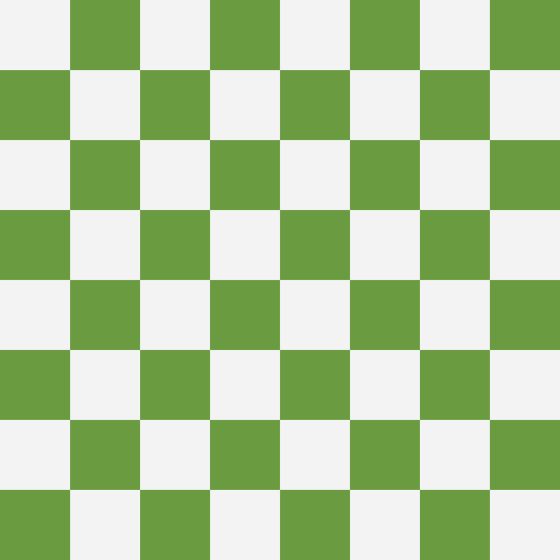
#> input picture dataset/boards/8_bit.png, 1120 x 1120 px (shown at 1/2 size)
$ python -i yolo_detector.py   (imports and definitions only)
#> lines starting #> are read from the running program, lines starting #| are printed output that depends on the picture
#> further down, picture is the input picture: shape (1120, 1120, 3); mean B, G, R 154.5, 199, 174.5
"""
Board Detection – YOLOv8 primary + Classical CV fallback
========================================================

Strategy:
  • **Primary**: Use a YOLOv8 model (``ultralytics`` package) trained or
    fine-tuned to detect chessboards.  The detector returns the single
    highest-confidence bounding box and crops the image.
  • **Fallback**: If no YOLO model is available (or detection fails) we
    use a multi-strategy classical-CV pipeline that is designed to find
    a chessboard even in a full-screen screenshot containing other UI
    elements (browser chrome, sidebars, chat panels, etc.).

    Strategy A – **Checkerboard pattern detection** *(screenshot-safe)*
        Multi-scale scanning that scores candidate square regions by
        how well they exhibit the 8×8 alternating-colour grid pattern
        unique to chessboards.  The best-scoring candidate is returned.

    Strategy B – **Contour + checkerboard validation**
        Find large roughly-square contours, then validate each candidate
        by computing its checkerboard score, picking the one that looks
        most like a real board.

    Strategy C – **Colour-boundary scan**
        Scan inward from each edge to find where the board's alternating
        colours begin – works when the image is *just* the board with a
        thin dark border.

    Strategy D – **Grid-line detection**
        Find Hough lines, cluster intersections, fit the bounding rect.

    Strategy E – **Centre-crop square fallback**
        Extract the largest centred square from the image.

Design notes:
  • ``detect_board`` is the single public API – it dispatches automatically.
  • The classical pipeline now **validates squareness** (aspect 0.85–1.15)
    before accepting a quadrilateral, preventing trapezoid warps.
  • When the image is already nearly square (aspect within 5 %), we
    short-circuit to a simple resize – avoiding distortion from a
    perspective warp that has nothing useful to correct.
  • Checkerboard-pattern scoring makes the detector robust to full-page
    screenshots where the board is only a portion of the image.
"""

from __future__ import annotations

import logging
from dataclasses import dataclass
from typing import Optional, Tuple

import cv2
import numpy as np

log = logging.getLogger(__name__)


# ── Data classes ───────────────────────────────────────────────────────

@dataclass
class BoardDetection:
    """Result of board detection."""
    cropped: np.ndarray          # Cropped & warped board image
    corners: np.ndarray          # 4×2 array of corner coords in original image
    confidence: float            # Detection confidence (1.0 for classical)
    warped: np.ndarray           # Perspective-normalised 512×512 board
    method: str                  # "yolo" | "classical"


WARP_SIZE: int = 512  # Target size after perspective warp


# ── Public API ─────────────────────────────────────────────────────────

def detect_board(
    image: np.ndarray,
    yolo_model_path: Optional[str] = None,
    warp_size: int = WARP_SIZE,
    yolo_conf: float = 0.25,
) -> BoardDetection:
    """Detect and extract the chessboard from an image.

    Parameters
    ----------
    image : np.ndarray
        BGR image image.
    yolo_model_path : str, optional
        Path to a YOLOv8 ``.pt`` weights file.  If provided and the
        ``ultralytics`` package is installed, YOLO detection is attempted
        first.
    warp_size : int
        Side length of the output square image (default 512).
    yolo_conf : float
        Minimum confidence for YOLO detections.

    Returns
    -------
    BoardDetection
    """
    # ---- Try YOLO first ------------------------------------------------
    if yolo_model_path is not None:
        try:
            result = _detect_yolo(image, yolo_model_path, yolo_conf)
            if result is not None:
                corners = result["corners"]
                warped = _warp_or_resize(image, corners, warp_size)
                cropped = result["crop"]
                return BoardDetection(
                    cropped=cropped,
                    corners=corners,
                    confidence=result["confidence"],
                    warped=warped,
                    method="yolo",
                )
        except Exception:
            pass  # fall through to classical

    # ---- Classical fallback --------------------------------------------
    corners, conf = _detect_classical(image)
    warped = _warp_or_resize(image, corners, warp_size)
    cropped = warped.copy()
    return BoardDetection(
        cropped=cropped,
        corners=corners,
        confidence=conf,
        warped=warped,
        method="classical",
    )


# ── YOLO detection ─────────────────────────────────────────────────────

# [30 lines left out: function _detect_yolo, not called in this run]


# ── Classical CV detection (multi-strategy) ────────────────────────────

def _detect_classical(image: np.ndarray) -> Tuple[np.ndarray, float]:
    """Detect board corners using multiple strategies in priority order.

    The pipeline is ordered so that screenshot-friendly strategies run
    first, falling back to simpler heuristics for clean board images.

    Returns (4×2 float32 corners [TL, TR, BR, BL], confidence).
    """
    gray = cv2.cvtColor(image, cv2.COLOR_BGR2GRAY)
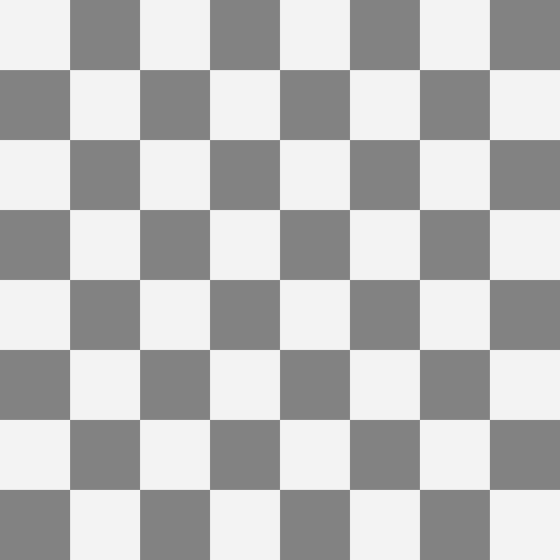
#> gray: shape (1120, 1120) (shown at 1/2 size); min 129, max 243, mean 186.5
    h, w = gray.shape[:2]
#> h = 1120; w = 1120

    # ── Strategy A: checkerboard pattern detection (screenshot-safe) ───
    corners_a = _strategy_checkerboard_pattern(image, gray, h, w)
    if corners_a is not None:
        log.info("Board detected via checkerboard-pattern scan")
        return _order_corners(corners_a), 0.9

    # ── Strategy B: contour + checkerboard validation ──────────────────
    corners_b = _strategy_contour_validated(image, gray, h, w)
    if corners_b is not None:
        log.info("Board detected via validated-contour strategy")
        return _order_corners(corners_b), 0.85

    # ── Strategy C: colour-boundary scan (best for clean images) ──
    corners_c = _strategy_colour_boundary(gray, h, w)
    if corners_c is not None:
        log.info("Board detected via colour-boundary scan")
        return _order_corners(corners_c), 0.8

    # ── Strategy D: largest square-ish contour (legacy) ────────────────
    corners_d = _strategy_contour(gray, h, w)
    if corners_d is not None:
        log.info("Board detected via contour strategy")
        return _order_corners(corners_d), 0.75

    # ── Strategy E: Hough grid lines ───────────────────────────────────
    blurred = cv2.GaussianBlur(gray, (5, 5), 0)
    edges = cv2.Canny(blurred, 50, 150)
    kernel = cv2.getStructuringElement(cv2.MORPH_RECT, (3, 3))
    edges = cv2.dilate(edges, kernel, iterations=1)
    corners_e = _strategy_hough(edges, h, w)
    if corners_e is not None:
        log.info("Board detected via Hough-line strategy")
        return _order_corners(corners_e), 0.7

    # ── Strategy F: centre-crop largest square ─────────────────────────
    log.info("Board detection fallback: centre square crop")
    corners_f = _strategy_centre_square(h, w)
    return corners_f, 0.5


# ── Checkerboard scoring ───────────────────────────────────────────────

# Pre-compute the checkerboard mask once (True for (r+c) even cells).
_CB_MASK = np.array(
    [[(r + c) % 2 == 0 for c in range(8)] for r in range(8)],
    dtype=bool,
)

def _checkerboard_score(gray_region: np.ndarray) -> float:
    """Score how well a square image region resembles an 8×8 checkerboard.

    A real chessboard has two distinct square colours that alternate in a
    checkerboard pattern: cells where ``(row + col) % 2 == 0`` share one
    colour and cells where ``(row + col) % 2 == 1`` share the other.

    The scoring checks three properties:

    1. **Separation** – the mean brightness of the two groups should
       differ noticeably (the board has light and dark squares).
    2. **Within-group consistency** – cells in each group should have
       similar brightness (low std within each group).  This rejects
       false positives where high adjacent contrast comes from unrelated
       UI elements (dark toolbar next to bright content).
    3. **Alternation regularity** – adjacent cells should alternate; the
       sign of the brightness difference between neighbours should be
       consistent with a checkerboard.

    Fully vectorised with NumPy for speed.

    Parameters
    ----------
    gray_region : np.ndarray
        Greyscale image of the candidate board region (any size).

    Returns
    -------
    float
        Score in [0, 1] – higher means more checkerboard-like.
    """
    if gray_region.size == 0:
        return 0.0

    # Resize to 8×8 directly – each pixel IS the mean of that cell.
    # This is equivalent to resizing to 160×160 and averaging 20×20
    # blocks, but ~400× faster.
    cell_means = cv2.resize(
        gray_region, (8, 8), interpolation=cv2.INTER_AREA,
    ).astype(np.float64)

    # ── 1. Two-group analysis ──────────────────────────────────────────
    group_a = cell_means[_CB_MASK]   # (r+c) even cells
    group_b = cell_means[~_CB_MASK]  # (r+c) odd cells

    mean_a = group_a.mean()
    mean_b = group_b.mean()
    std_a = group_a.std()
    std_b = group_b.std()

    separation = abs(mean_a - mean_b)
    if separation < 5:
        return 0.0

    sep_score = min(separation / 40.0, 1.0)

    # ── 2. Within-group consistency ────────────────────────────────────
    avg_std = (std_a + std_b) / 2.0
    consistency_score = float(np.clip(1.0 - (avg_std - 20) / 50.0, 0.0, 1.0))

    # ── 3. Alternation regularity (vectorised) ─────────────────────────
    # Horizontal diffs: means[:, 1:] - means[:, :-1]
    h_diff = cell_means[:, 1:] - cell_means[:, :-1]
    # Vertical diffs: means[1:, :] - means[:-1, :]
    v_diff = cell_means[1:, :] - cell_means[:-1, :]

    expected_sign = mean_b - mean_a  # sign of a→b transition

    # For cells where (r+c) is even, the diff to the neighbour should
    # have the same sign as expected_sign; for odd cells, opposite sign.
    h_mask = _CB_MASK[:, :-1]  # which cells are "group a" for horiz pairs
    h_correct = np.where(h_mask, h_diff * expected_sign > 0,
                                  h_diff * expected_sign < 0)

    v_mask = _CB_MASK[:-1, :]
    v_correct = np.where(v_mask, v_diff * expected_sign > 0,
                                  v_diff * expected_sign < 0)

    total = h_correct.size + v_correct.size
    correct = int(h_correct.sum() + v_correct.sum())
    alternation_score = correct / max(total, 1)

    # ── Combine ────────────────────────────────────────────────────────
    score = sep_score * consistency_score * alternation_score
    return float(np.clip(score, 0.0, 1.0))


def _strategy_checkerboard_pattern(
    image: np.ndarray,
    gray: np.ndarray,
    h: int,
    w: int,
) -> Optional[np.ndarray]:
    """Multi-scale sliding-window search for the checkerboard pattern.

    Uses a three-pass approach for speed + accuracy:

      1. **Downsampled coarse scan** – shrink the image (e.g. 4×), slide
         square windows at several scales with a stride of one cell-width
         (side/8).  Because ``_checkerboard_score`` internally resizes to
         160×160 anyway, the quality loss from downsampling is negligible.
      2. **Full-resolution coarse confirmation** – re-evaluate the top
         candidates at original resolution to filter false positives.
      3. **Fine refinement** – around the best confirmed candidate, scan
         with a finer stride and nearby sizes to pin-point the exact
         board boundaries at full resolution.

    Designed for screenshots where the board could be anywhere.
    """
#> called with h = 1120, w = 1120
    min_board_px = 120  # ignore candidate boards smaller than this

    short_side = min(h, w)
#> short_side = 1120
    long_side = max(h, w)
#> long_side = 1120
    max_side = min(int(short_side * 0.98), long_side)
#> max_side = 1097
    min_side = max(min_board_px, int(short_side * 0.12))
#> min_side = 134

    # ── Downsample for the coarse pass ─────────────────────────────────
    # Choose a factor that keeps the image manageable (~300-500px short
    # side) while preserving enough detail for the score function.
    ds_factor = max(1, short_side // 400)
#> ds_factor = 2
    if ds_factor > 1:
        small_gray = cv2.resize(
            gray,
            (w // ds_factor, h // ds_factor),
            interpolation=cv2.INTER_AREA,
        )
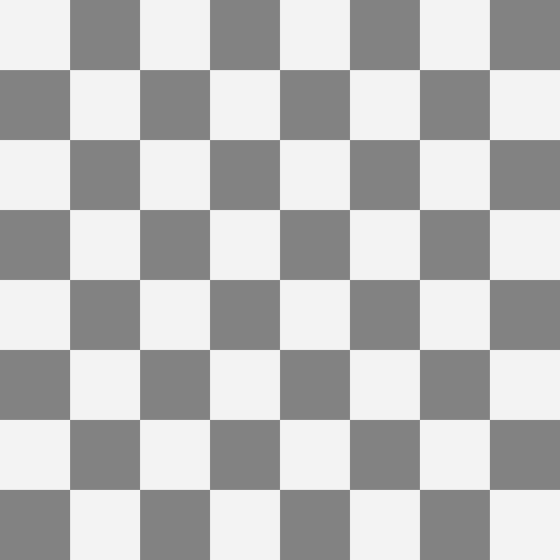
#> small_gray: shape (560, 560); min 130, max 243, mean 186.5
    else:
        small_gray = gray
    sh, sw = small_gray.shape[:2]
#> sh = 560; sw = 560

    # Build scale list (in downsampled pixel units)
    scales_ds: list[int] = []
    s = max_side // ds_factor
#> s = 548
    min_side_ds = min_side // ds_factor
#> min_side_ds = 67
    while s >= max(min_side_ds, 30):
        scales_ds.append(s)
        s = int(s * 0.85)  # ~15% reduction per step

    if not scales_ds:
        return None

    # ── Pass 1: coarse scan on downsampled image ───────────────────────
    score_threshold = 0.15
    # Keep a small pool of top candidates (position + scale)
    candidates: list[tuple[float, int, int, int]] = []  # (score, x, y, side)

    for side_ds in scales_ds:
        step_ds = max(side_ds // 8, 4)
        for y_ds in range(0, sh - side_ds + 1, step_ds):
            for x_ds in range(0, sw - side_ds + 1, step_ds):
                roi = small_gray[y_ds : y_ds + side_ds, x_ds : x_ds + side_ds]
                sc = _checkerboard_score(roi)
                if sc > score_threshold:
                    candidates.append((sc, x_ds, y_ds, side_ds))
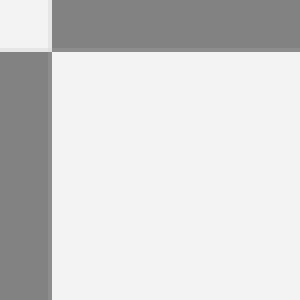
#> roi: shape (75, 75) (shown 4 times larger); min 130, max 243, mean 210.8

    if not candidates:
        return None

    # Sort by score descending and keep top-N for full-res confirmation
    candidates.sort(key=lambda t: t[0], reverse=True)
    top_n = min(len(candidates), 10)

    # ── Pass 2: confirm at full resolution ─────────────────────────────
    # For each top candidate, test the mapped position *and* small
    # offsets (± ds_factor) to account for rounding.
    best_score = 0.0
    best_x, best_y, best_side = 0, 0, 0

    for _, x_ds, y_ds, side_ds in candidates[:top_n]:
        side_full = side_ds * ds_factor
        # Try a small neighbourhood around the mapped position
        jitter = ds_factor * 2
        for dy in range(-jitter, jitter + 1, max(jitter, 1)):
            for dx in range(-jitter, jitter + 1, max(jitter, 1)):
                x_full = x_ds * ds_factor + dx
                y_full = y_ds * ds_factor + dy
                # Clamp
                x_full = max(0, min(x_full, w - side_full))
                y_full = max(0, min(y_full, h - side_full))
                if side_full <= 0:
                    continue
                roi = gray[
                    y_full : y_full + side_full,
                    x_full : x_full + side_full,
                ]
                sc = _checkerboard_score(roi)
                if sc > best_score:
                    best_score = sc
                    best_x, best_y, best_side = x_full, y_full, side_full
#> this loop made 2 passes
#> (x_ds, y_ds, side_ds) on passes 1 to 2: (0, 0, 548), (58, 58, 465)
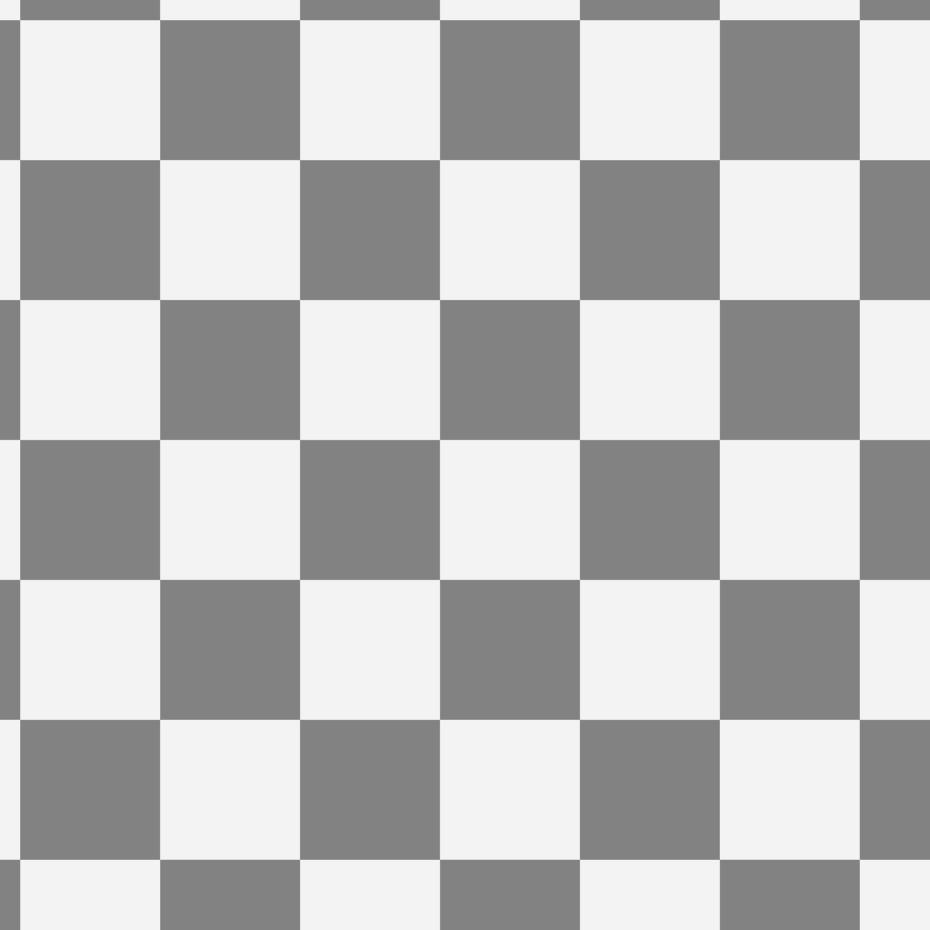
#> roi: shape (930, 930); min 129, max 243, mean 186.7

    if best_score < score_threshold:
        return None

    # ── Pass 3: fine refinement around best confirmed hit ──────────────
    # Search nearby positions and sizes at full resolution to pin-point
    # the exact board boundaries.  Uses one-cell-width stride.
    if best_score < 0.92:
        cell_px = max(best_side // 8, 4)
        size_range = [
            int(best_side * f)
            for f in (0.90, 0.95, 1.0, 1.05, 1.10)
        ]

        for side in size_range:
            if side < min_board_px:
                continue
            margin = cell_px * 3
            y_lo = max(0, best_y - margin)
            y_hi = min(h - side, best_y + margin)
            x_lo = max(0, best_x - margin)
            x_hi = min(w - side, best_x + margin)
            for y in range(y_lo, y_hi + 1, cell_px):
                for x in range(x_lo, x_hi + 1, cell_px):
                    roi = gray[y : y + side, x : x + side]
                    sc = _checkerboard_score(roi)
                    if sc > best_score:
                        best_score = sc
                        best_x, best_y, best_side = x, y, side

    if best_score >= score_threshold:
        corners = np.array([
            [best_x, best_y],
            [best_x + best_side, best_y],
            [best_x + best_side, best_y + best_side],
            [best_x, best_y + best_side],
        ], dtype=np.float32)
        log.debug(
            "Checkerboard pattern score=%.3f  region=%s",
            best_score, corners.tolist(),
        )
        return corners

    return None


# [282 lines left out: functions _strategy_contour_validated, _strategy_contour, _strategy_hough, _strategy_colour_boundary, _strategy_centre_square, _is_roughly_square and 1 more, not called in this run]


def _order_corners(pts: np.ndarray) -> np.ndarray:
    """Order 4 points as: top-left, top-right, bottom-right, bottom-left.

    Uses the sum / difference heuristic:
      • TL has the smallest sum  (x+y)
      • BR has the largest sum
      • TR has the smallest diff (y-x)
      • BL has the largest diff
    """
    s = pts.sum(axis=1)
    d = np.diff(pts, axis=1).flatten()
    ordered = np.zeros((4, 2), dtype=np.float32)
    ordered[0] = pts[np.argmin(s)]   # TL
    ordered[1] = pts[np.argmin(d)]   # TR
    ordered[2] = pts[np.argmax(s)]   # BR
    ordered[3] = pts[np.argmax(d)]   # BL
    return ordered


def _warp_or_resize(
    image: np.ndarray,
    corners: np.ndarray,
    size: int = WARP_SIZE,
) -> np.ndarray:
    """Warp/resize the detected region to a square image.

    If the detected region is already an axis-aligned rectangle (i.e.
    corners form a rectangle with sides parallel to image axes), we use
    a simple crop + resize which avoids interpolation artefacts from
    an unnecessary perspective transform.

    For non-axis-aligned quadrilaterals (actual perspective distortion)
    we apply a full perspective warp.

    Parameters
    ----------
    image : np.ndarray
        Source BGR image.
    corners : np.ndarray
        4×2 ordered corners (TL, TR, BR, BL).
    size : int
        Side-length of the output square (default 512).

    Returns
    -------
    np.ndarray
        Square image of shape ``(size, size, 3)``.
    """
#> called with corners = array of shape (4, 2), size = 512
    src = _order_corners(corners.astype(np.float32))

    # Check if corners are axis-aligned (simple rectangle)
    tl, tr, br, bl = src
    is_axis_aligned = (
        abs(tl[1] - tr[1]) < 3 and   # top edge horizontal
        abs(bl[1] - br[1]) < 3 and   # bottom edge horizontal
        abs(tl[0] - bl[0]) < 3 and   # left edge vertical
        abs(tr[0] - br[0]) < 3       # right edge vertical
    )

    if is_axis_aligned:
        # Simple crop + resize (no warp artefacts)
        x1 = max(0, int(round(min(tl[0], bl[0]))))
        y1 = max(0, int(round(min(tl[1], tr[1]))))
        x2 = min(image.shape[1], int(round(max(tr[0], br[0]))))
        y2 = min(image.shape[0], int(round(max(bl[1], br[1]))))
        crop = image[y1:y2, x1:x2]
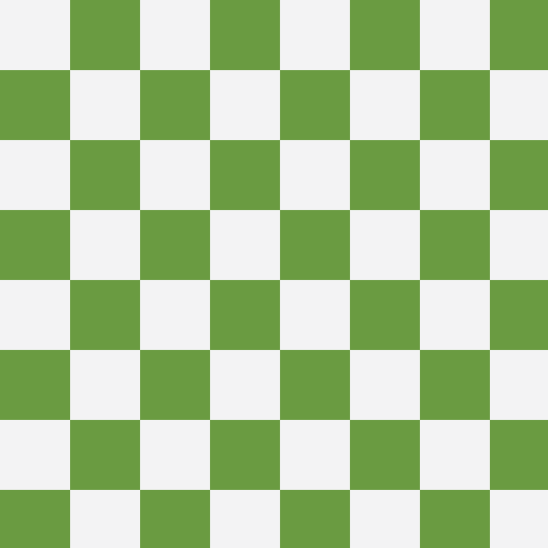
#> crop: shape (1096, 1096, 3) (shown at 1/2 size); mean B, G, R 154.5, 199, 174.5
        return cv2.resize(crop, (size, size), interpolation=cv2.INTER_AREA)
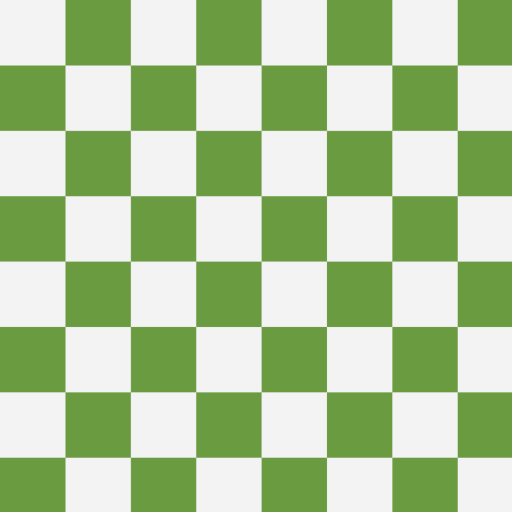
#> returned value: shape (512, 512, 3); mean of channels 0, 1, 2 154.5, 199, 174.5; drawn as B, G, R

    # Full perspective warp for non-rectangular regions
    dst = np.array([
        [0, 0],
        [size - 1, 0],
        [size - 1, size - 1],
        [0, size - 1],
    ], dtype=np.float32)

    M = cv2.getPerspectiveTransform(src, dst)
    warped = cv2.warpPerspective(image, M, (size, size))
    return warped


# [37 lines left out: function extract_squares, not called in this run]

>>> import cv2
>>> picture = cv2.imread('../../dataset/boards/8_bit.png')
>>> result = detect_board(picture)
